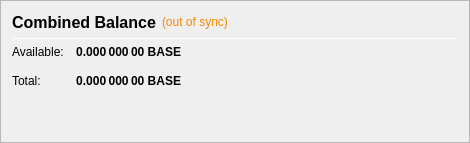
                   <widget class="QFrame" name="frame_CombinedBalances">
                    <property name="minimumSize">
                     <size>
                      <width>470</width>
                      <height>0</height>
                     </size>
                    </property>
                    <property name="frameShape">
                     <enum>QFrame::StyledPanel</enum>
                    </property>
                    <property name="frameShadow">
                     <enum>QFrame::Raised</enum>
                    </property>
                    <layout class="QVBoxLayout" name="verticalLayout_5">
                     <item>
                      <layout class="QHBoxLayout" name="horizontalLayout_5" stretch="0,0,0">
                       <item>
                        <widget class="QLabel" name="label_5z">
                         <property name="minimumSize">
                          <size>
                           <width>0</width>
                           <height>20</height>
                          </size>
                         </property>
                         <property name="font">
                          <font>
                           <pointsize>12</pointsize>
                           <weight>75</weight>
                           <bold>true</bold>
                          </font>
                         </property>
                         <property name="toolTip">
                          <string>Combined Balance (including unconfirmed and immature coins)</string>
                         </property>
                         <property name="text">
                          <string>Combined Balance</string>
                         </property>
                        </widget>
                       </item>
                       <item>
                        <widget class="QLabel" name="labelWalletStatus">
                         <property name="cursor">
                          <cursorShape>WhatsThisCursor</cursorShape>
                         </property>
                         <property name="toolTip">
                          <string>The displayed information may be out of date. Your wallet automatically synchronizes with the BASE network after a connection is established, but this process has not completed yet.</string>
                         </property>
                         <property name="styleSheet">
                          <string notr="true">QLabel { color:#f18805; }</string>
                         </property>
                         <property name="text">
                          <string notr="true">(out of sync)</string>
                         </property>
                         <property name="alignment">
                          <set>Qt::AlignLeading|Qt::AlignLeft|Qt::AlignVCenter</set>
                         </property>
                        </widget>
                       </item>
                       <item>
                        <spacer name="horizontalSpacer_1">
                         <property name="orientation">
                          <enum>Qt::Horizontal</enum>
                         </property>
                         <property name="sizeHint" stdset="0">
                          <size>
                           <width>40</width>
                           <height>20</height>
                          </size>
                         </property>
                        </spacer>
                       </item>
                      </layout>
                     </item>
                     <item>
                      <widget class="Line" name="line_CombinedBalance">
                       <property name="minimumSize">
                        <size>
                         <width>0</width>
                         <height>1</height>
                        </size>
                       </property>
                       <property name="maximumSize">
                        <size>
                         <width>16777215</width>
                         <height>1</height>
                        </size>
                       </property>
                       <property name="orientation">
                        <enum>Qt::Horizontal</enum>
                       </property>
                      </widget>
                     </item>
                     <item>
                      <layout class="QGridLayout" name="gridLayout_3">
                       <property name="spacing">
                        <number>12</number>
                       </property>
                       <item row="1" column="0">
                        <widget class="QLabel" name="labelBalanceTextz">
                         <property name="text">
                          <string>Available:</string>
                         </property>
                        </widget>
                       </item>
                       <item row="1" column="1">
                        <widget class="QLabel" name="labelBalancez">
                         <property name="font">
                          <font>
                           <weight>75</weight>
                           <bold>true</bold>
                          </font>
                         </property>
                         <property name="cursor">
                          <cursorShape>IBeamCursor</cursorShape>
                         </property>
                         <property name="toolTip">
                          <string>Your current spendable balance</string>
                         </property>
                         <property name="text">
                          <string notr="true">0.000 000 00 BASE</string>
                         </property>
                         <property name="alignment">
                          <set>Qt::AlignRight|Qt::AlignTrailing|Qt::AlignVCenter</set>
                         </property>
                         <property name="textInteractionFlags">
                          <set>Qt::LinksAccessibleByMouse|Qt::TextSelectableByKeyboard|Qt::TextSelectableByMouse</set>
                         </property>
                        </widget>
                       </item>
                       <item row="2" column="0">
                        <widget class="QLabel" name="labelTotalTextz">
                         <property name="text">
                          <string>Total:</string>
                         </property>
                        </widget>
                       </item>
                       <item row="2" column="1">
                        <widget class="QLabel" name="labelTotalz">
                         <property name="font">
                          <font>
                           <weight>75</weight>
                           <bold>true</bold>
                          </font>
                         </property>
                         <property name="cursor">
                          <cursorShape>IBeamCursor</cursorShape>
                         </property>
                         <property name="toolTip">
                          <string>Total Balance, including all unavailable coins.</string>
                         </property>
                         <property name="text">
                          <string notr="true">0.000 000 00 BASE</string>
                         </property>
                         <property name="alignment">
                          <set>Qt::AlignRight|Qt::AlignTrailing|Qt::AlignVCenter</set>
                         </property>
                         <property name="textInteractionFlags">
                          <set>Qt::LinksAccessibleByMouse|Qt::TextSelectableByKeyboard|Qt::TextSelectableByMouse</set>
                         </property>
                        </widget>
                       </item>
                       <item row="2" column="3">
                        <spacer name="horizontalSpacer_2">
                         <property name="orientation">
                          <enum>Qt::Horizontal</enum>
                         </property>
                         <property name="sizeHint" stdset="0">
                          <size>
                           <width>40</width>
                           <height>20</height>
                          </size>
                         </property>
                        </spacer>
                       </item>
                      </layout>
                     </item>
                     <item>
                      <spacer name="verticalSpacer_1">
                       <property name="orientation">
                        <enum>Qt::Vertical</enum>
                       </property>
                       <property name="sizeHint" stdset="0">
                        <size>
                         <width>20</width>
                         <height>40</height>
                        </size>
                       </property>
                      </spacer>
                     </item>
                    </layout>
                   </widget>
